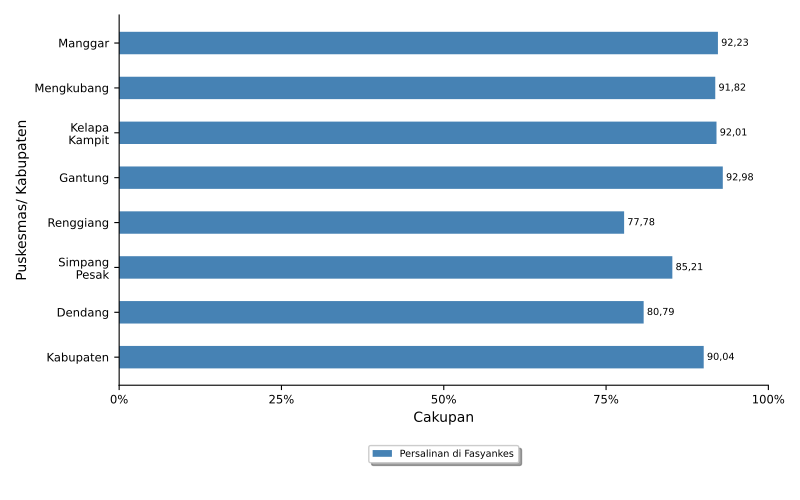

Write the Python code that produced this figure.
import numpy as np
import matplotlib.pyplot as plt
import pandas
from textwrap import wrap
from matplotlib.ticker import FuncFormatter
import locale
locale.setlocale(locale.LC_ALL, 'Indonesian_indonesia.1252')

import sys, os, inspect
currentdir = os.path.dirname(os.path.abspath(inspect.getfile(inspect.currentframe())))
parentdir = os.path.dirname(currentdir)
sys.path.insert(0, parentdir)

berkasData = currentdir +'\\bab_05_05b_dataSalinFasyankes.csv'
berkasSimpan = currentdir +'\\bab_05_05b_salinFasyankes.pdf'
# judulDiagram = 'Cakupan Pertolongan Persalinan\nTahun 2022'
sumbuX = 'Cakupan'
sumbuY = 'Puskesmas/Kabupaten'
tickerSumbuX = np.arange(0,105,25)

# read data file
colnames = ['puskesmas','salinYankes']
data = pandas.read_csv(berkasData, names=colnames, sep=';')
puskesmas = data.puskesmas.tolist()
bar1 = data.salinYankes.tolist()

ind = np.arange(len(puskesmas))  # the x locations for the groups
width = 0.5       # the width of the bars
widthDL = 0.5     # the width of the data labels

# make bars
fig, ax = plt.subplots()
rects1 = ax.barh(ind, bar1, width, color='steelblue', label = 'Persalinan di Fasyankes')

# add some text for labels, title and axes ticks
# ax.set_title(judulDiagram)
ax.set_xticks(tickerSumbuX)
ax.set_xlabel(sumbuX)
ax.xaxis.set_major_formatter(FuncFormatter(lambda x, pos: "{:n}%".format(x)))

ax.set_yticks(ind)
ax.set_yticklabels(list([ '\n'.join(wrap(l, 10)) for l in puskesmas ]))
ax.invert_yaxis()
ax.set_ylabel(sumbuY)

ax.tick_params(axis='both', which='major', labelsize='small')
ax.spines['top'].set_visible(False)
ax.spines['right'].set_visible(False)

# make legend box
box = ax.get_position()
ax.set_position([box.x0, box.y0 + box.height * 0.1, box.width, box.height * 0.9])
ax.legend(fontsize='x-small', loc='upper center', bbox_to_anchor=(0.5, -0.15), fancybox=True, shadow=True, ncol=3)

# add data label
for i, v in enumerate(bar1):
    ax.text(v + widthDL, i, '{:n}'.format(v), ha='left', va='center', fontsize='x-small')

# finishing
pyrfig = plt.figure(1)
pyrfig.set_figwidth(8)
pyrfig.set_figheight(5)
# tight_layout to make consistent size
# adjust subplot to make room for legend
fig.subplots_adjust(bottom=-0.15)
plt.tight_layout()
plt.savefig(berkasSimpan)
plt.close(pyrfig)
# plt.show()
